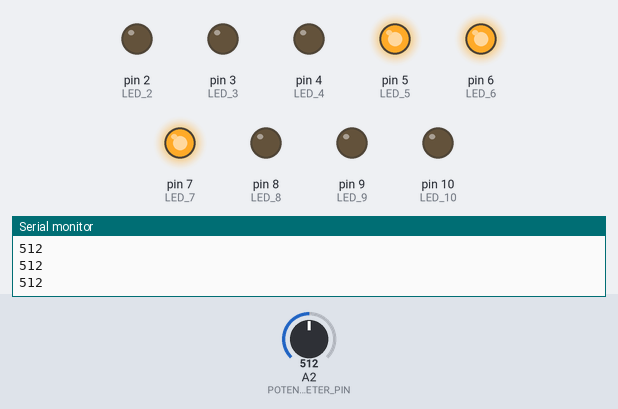
A sketch run on a simulated Arduino Uno, built with avr-gcc and run on an emulated ATmega328P. Shown: output pins drawn as LEDs (lit = HIGH), the last lines printed to the serial monitor. Inputs (shaded band) come from the test bench; at power-on: A2 (POTENTIOMETER_PIN) = 512. Pins used as bus, display or sensor lines are not drawn.

Above: at 1.2 s.
1.3 s: A2 (POTENTIOMETER_PIN) set to 476
At 2.4 s:
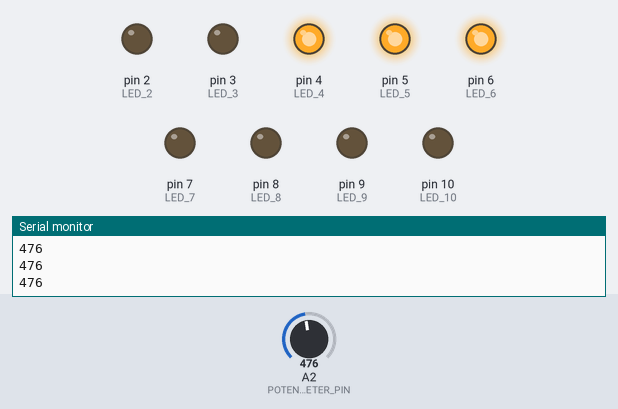
2.8 s: A2 (POTENTIOMETER_PIN) set to 306
At 3.6 s:
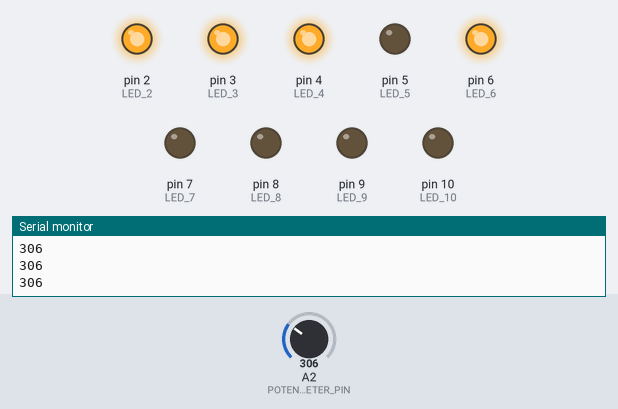
4.3 s: A2 (POTENTIOMETER_PIN) set to 233
At 4.6 s:
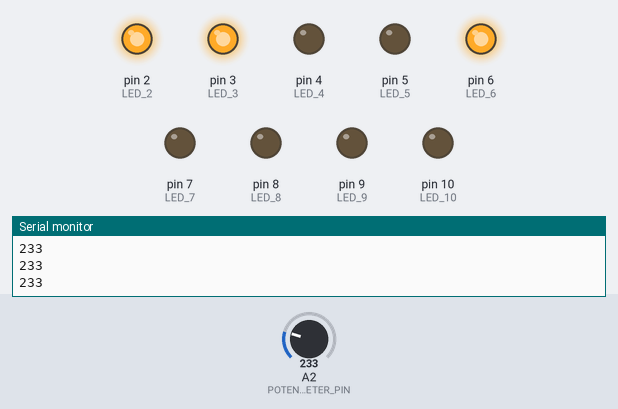
5.8 s: A2 (POTENTIOMETER_PIN) set to 122
At 7.0 s:
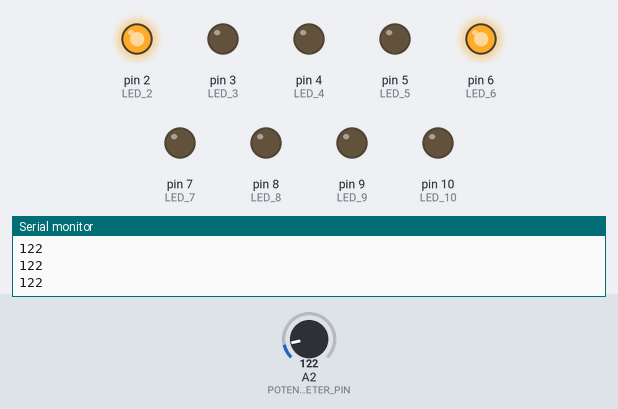
7.3 s: A2 (POTENTIOMETER_PIN) set to 87
8.8 s: A2 (POTENTIOMETER_PIN) set to 74
At 9.3 s:
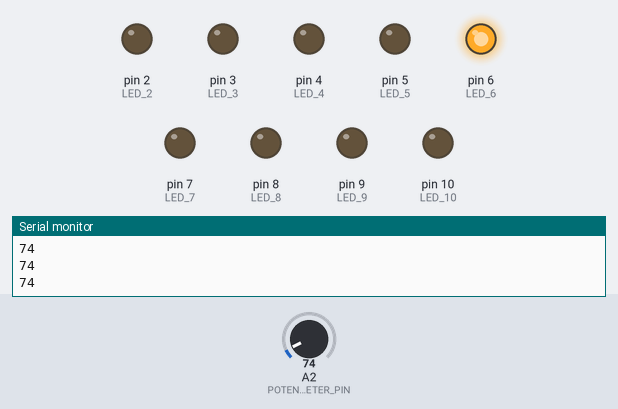
Timing chart, 0 to 11.3 s (numbered marks = the images above; inputs shaded):
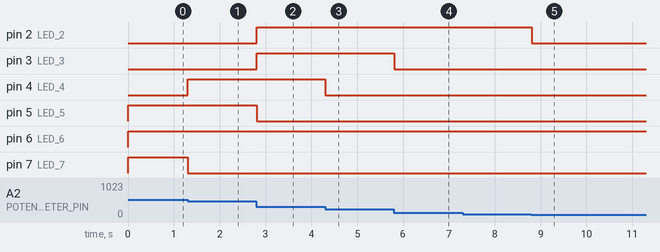

The sketch:

Toy.ino
```cpp
#define POTENTIOMETER_PIN A2
#define LED_1 1
#define LED_2 2
#define LED_3 3
#define LED_4 4
#define LED_5 5
#define LED_6 6
#define LED_7 7
#define LED_8 8
#define LED_9 9
#define LED_10 10
void setup() {
  // put your setup code here, to run once:
  Serial.begin(9600);
  pinMode(POTENTIOMETER_PIN, INPUT);
  pinMode(LED_1, OUTPUT);
  pinMode(LED_2, OUTPUT);
  pinMode(LED_3, OUTPUT);
  pinMode(LED_4, OUTPUT);
  pinMode(LED_5, OUTPUT);
  pinMode(LED_6, OUTPUT);
  pinMode(LED_7, OUTPUT);
  pinMode(LED_8, OUTPUT);
  pinMode(LED_9, OUTPUT);
  pinMode(LED_10, OUTPUT);
}

void loop() {
 Serial.println(analogRead(POTENTIOMETER_PIN));
  if(analogRead(POTENTIOMETER_PIN) < 80){
    digitalWrite(LED_1, HIGH);
    digitalWrite(LED_2, LOW);
  }
  if(81 < analogRead(POTENTIOMETER_PIN) && analogRead(POTENTIOMETER_PIN) < 161){
    digitalWrite(LED_1, HIGH);
    digitalWrite(LED_2, HIGH);
    digitalWrite(LED_3, LOW);
  }
  if(162 < analogRead(POTENTIOMETER_PIN) && analogRead(POTENTIOMETER_PIN) < 242){
    digitalWrite(LED_1, HIGH);
    digitalWrite(LED_2, HIGH);
    digitalWrite(LED_3, HIGH);
    digitalWrite(LED_4, LOW);
  }
  if(243 < analogRead(POTENTIOMETER_PIN) && analogRead(POTENTIOMETER_PIN) < 323){
    digitalWrite(LED_1, LOW);
    digitalWrite(LED_2, HIGH);
    digitalWrite(LED_3, HIGH);
    digitalWrite(LED_4, HIGH);
    digitalWrite(LED_5, LOW);
  }
  if(324 < analogRead(POTENTIOMETER_PIN) && analogRead(POTENTIOMETER_PIN) < 404){
    digitalWrite(LED_2, LOW);
    digitalWrite(LED_3, HIGH);
    digitalWrite(LED_4, HIGH);
    digitalWrite(LED_5, HIGH);
    digitalWrite(LED_6, LOW);
  }
  if(405 < analogRead(POTENTIOMETER_PIN) && analogRead(POTENTIOMETER_PIN) < 485){
    digitalWrite(LED_3, LOW);
    digitalWrite(LED_4, HIGH);
    digitalWrite(LED_5, HIGH);
    digitalWrite(LED_6, HIGH);
    digitalWrite(LED_7, LOW);
  }
  if(486 < analogRead(POTENTIOMETER_PIN) && analogRead(POTENTIOMETER_PIN) < 566){
    digitalWrite(LED_4, LOW);
    digitalWrite(LED_5, HIGH);
    digitalWrite(LED_6, HIGH);
    digitalWrite(LED_7, HIGH);
    digitalWrite(LED_8, LOW);
  }
  if(567 < analogRead(POTENTIOMETER_PIN) && analogRead(POTENTIOMETER_PIN) < 647){
    digitalWrite(LED_5, LOW);
    digitalWrite(LED_6, HIGH);
    digitalWrite(LED_7, HIGH);
    digitalWrite(LED_8, HIGH);
    digitalWrite(LED_9, LOW);
  }
  if(648 < analogRead(POTENTIOMETER_PIN) && analogRead(POTENTIOMETER_PIN) < 728){
    digitalWrite(LED_6, LOW);
    digitalWrite(LED_7, HIGH);
    digitalWrite(LED_8, HIGH);
    digitalWrite(LED_9, HIGH);
    digitalWrite(LED_10, LOW);
  }
  if(729 < analogRead(POTENTIOMETER_PIN) && analogRead(POTENTIOMETER_PIN) < 809){
    digitalWrite(LED_7, LOW);
    digitalWrite(LED_8, HIGH);
    digitalWrite(LED_9, HIGH);
    digitalWrite(LED_10, HIGH);
  }
  if(810 < analogRead(POTENTIOMETER_PIN) && analogRead(POTENTIOMETER_PIN) < 890){
    digitalWrite(LED_8, LOW);
    digitalWrite(LED_9, HIGH);
    digitalWrite(LED_10, HIGH);
  }
  if(891 < analogRead(POTENTIOMETER_PIN) && analogRead(POTENTIOMETER_PIN) < 971){
    digitalWrite(LED_9, LOW);
    digitalWrite(LED_10, HIGH);
  }
  if(972 < analogRead(POTENTIOMETER_PIN) && analogRead(POTENTIOMETER_PIN) < 1023){
    digitalWrite(LED_10, LOW);
  }
}
```

Measured:
- the behaviour switches between 80 and 79 on A2 (POTENTIOMETER_PIN) (found by bisection; images 4 and 5)
- after the input at 1.3 s, pin 4 (LED_4): LOW → HIGH at once; pin 7 (LED_7): HIGH → LOW at once
- after the input at 2.8 s, pin 2 (LED_2), pin 3 (LED_3): LOW → HIGH at once; pin 5 (LED_5): HIGH → LOW at once
- after the input at 4.3 s, pin 4 (LED_4): HIGH → LOW at once
- after the input at 5.8 s, pin 3 (LED_3): HIGH → LOW at once
- after the input at 8.8 s, pin 2 (LED_2): HIGH → LOW at once
